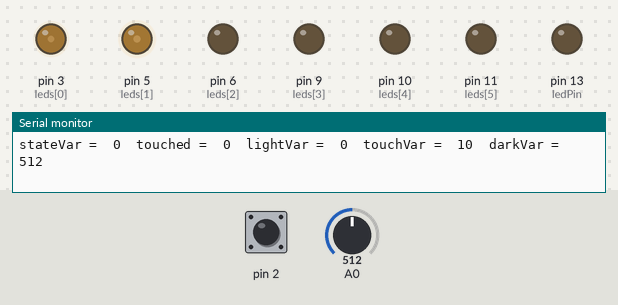
A sketch run on a simulated Arduino Uno, built with avr-gcc and run on an emulated ATmega328P. Shown: output pins drawn as LEDs (lit = HIGH), the last lines printed to the serial monitor. The test bench sets the inputs (shaded band); at power-on: pin 2 HIGH, A0 = 512.

Above: at 1.27 s.
1.3 s: pin 2 pulled LOW for 0.15 s
At 1.48 s:
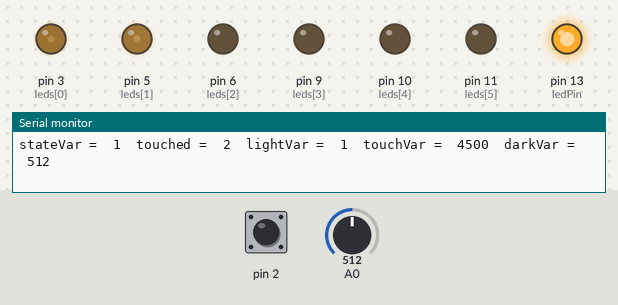
4.3 s: pin 2 pulled LOW for 1 s
At 4.98 s:
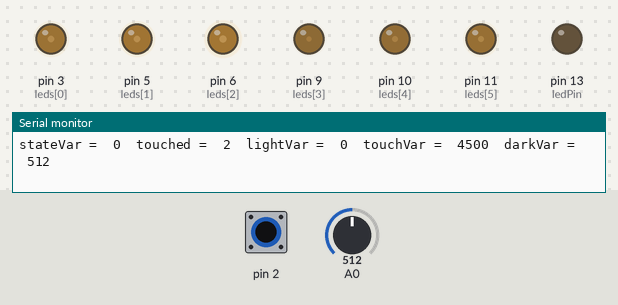
7.3 s: A0 set to 108
10.3 s: A0 set to 91
13.3 s: pin 2 pulled LOW for 0.15 s
At 13.45 s:
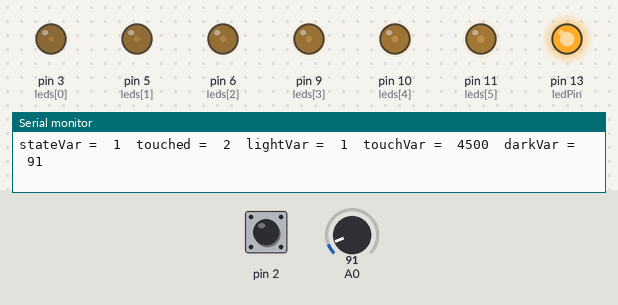
16.4 s: pin 2 pulled LOW for 3.2 s
At 16.69 s:
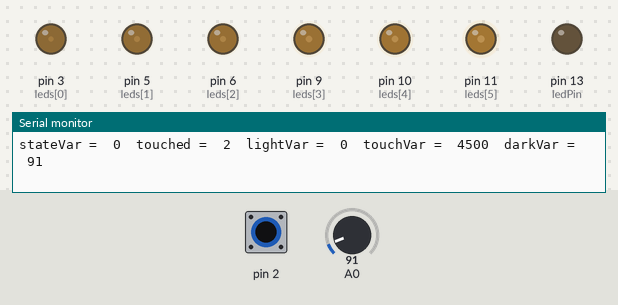
Timing chart, 0 to 22.1 s (numbered marks = the images above; inputs shaded):
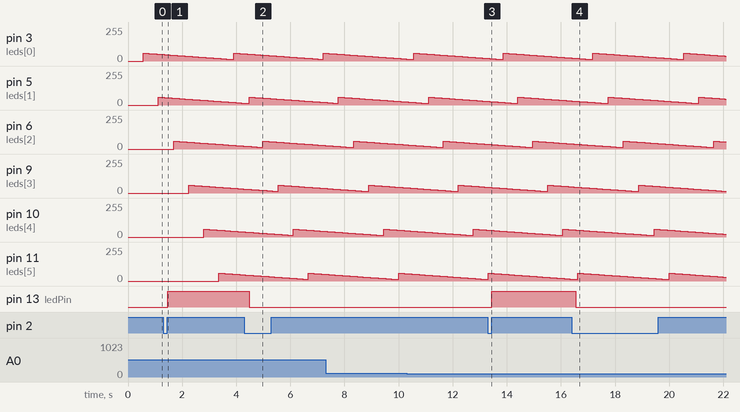

Measured:
- after the input at 1.3 s, pin 13 (ledPin): LOW → HIGH after 0.18 s
- after the input at 4.3 s, pin 13 (ledPin): HIGH → LOW after 0.18 s
- after the input at 13.3 s, pin 13 (ledPin): LOW → HIGH after 0.15 s
- after the input at 16.4 s, pin 13 (ledPin): HIGH → LOW after 0.14 s
- by itself, pin 3 (leds[0]), pin 5 (leds[1]), pin 11 (leds[5]): ramps from 59/255 to 12/255 and jumps back, once every 3.4 s
- by itself, pin 6 (leds[2]): ramps from 59/255 to 12/255 and jumps back, once every 3.3 s

The sketch:

Nightlight.ino
```cpp
#include <CapacitiveSensor.h> // the capacitive sensor library
CapacitiveSensor   cs_4_2 = CapacitiveSensor(4, 2); //setup pins 4 and 2 for the sensor. 2 has the probe.
int leds[] = { 3, 5, 6, 9, 10, 11}; // array of all the pwm pins
int pinCount = 6; // how many pwm pins
int ledFade[6]; // an array to hold the fade values for the leds
int ledPin = 13; // use the Arduino's built-in led for debugging
int i; // a variable later use in the logic
int prevTime; // a variable for the logic timing
int interval = 500; // length of time for logic time
int fadeSpeed = 5; // length of time for when to change the fade out of the led
int prevFadeTime; // a variable for the fade timing
int touched;
int stateVar;
int lightVar;

void setup() {
  for (int thisPin = 0; thisPin < pinCount; thisPin++) { // set the 6 led pins to output
    pinMode(leds[thisPin], OUTPUT);
  }
  pinMode(ledPin, OUTPUT); // set the debug led to output
  Serial.begin(9600);
}

void loop() {
  int darkVar = darkSense();
  int  touchVar = touchSense(); // call the function "touchSense" and put the result in touchVar
  if (touchVar >= 1000 && touched == 0) {
    touched = 1;
  } else if (touchVar < 1000){
    touched = 0;
  }
  debug(lightVar); // call the function "debug" with the argument touchVar
  logic(); // call the function "logic"
  fade(); // call the function "fade"
  display(); // call the function "display"

  Serial.print("stateVar =\t");

  Serial.print(stateVar);
  Serial.print("\ttouched =\t");
  Serial.print(touched);
  Serial.print("\tlightVar =\t");
  Serial.print(lightVar);
    Serial.print("\ttouchVar =\t");
  Serial.print(touchVar);
      Serial.print("\tdarkVar =\t");
  Serial.println(darkVar);
}
```

display.ino
```cpp
int fade() { // a function to reduce the brightness of leds so they fade out.
  int currentTime = millis(); // check the time
  if (currentTime - prevFadeTime >= fadeSpeed) { //if enough time has gone by:
    for (int n = 0; n < 6; n++) { // for each index in the ledFade array
      if (ledFade[n] >= 1) { // if it is greater then 0
        ledFade[n] = ledFade[n] - 1; // subtract 1
      }
    }
    prevFadeTime = currentTime;
  }
}

int debug(int x) { // receive a variable when called and put it into "x"
 // Serial.println(x);
  if (x == 1) {
    digitalWrite(13, HIGH);
  } else {
    digitalWrite(13, LOW);
  }
}

int display() { // send the ledFade amount to each of the leds
  for (int n = 0; n < 6; n++) {
    analogWrite(leds[n], ledFade[n]);
  }
}
```

logic.ino
```cpp
int logic() {

  switch (stateVar) {
    case (0): // daytime and lights are off
    lightVar = 0;
      if (touched == 1) {
        stateVar = 1;
        touched = 2;
      }
    break;
    case (1): // touched
    lightVar = 1;
      if (touched == 1) {
        stateVar = 0;
        touched = 2;
      }
      break;
  }


  int currentTime = millis(); //check the time
  if (currentTime - prevTime >= interval) { // if enough has gone by:
    ledFade[i] = 60; // set one of the leds to 255
    i++; // add 1 so it will be the next led
    if (i == 6) { // there is no led 6 so roll back to 0
      i = 0;
    }
    prevTime = currentTime;
  }
}
```

sense.ino
```cpp
int touchSense(){ // a function to check the touch sensor and return the result
  long start = millis();
  long result =  cs_4_2.capacitiveSensor(30);
  return result;
}

int darkSense(){
  int result = analogRead(A0);
  return result;
}
```
